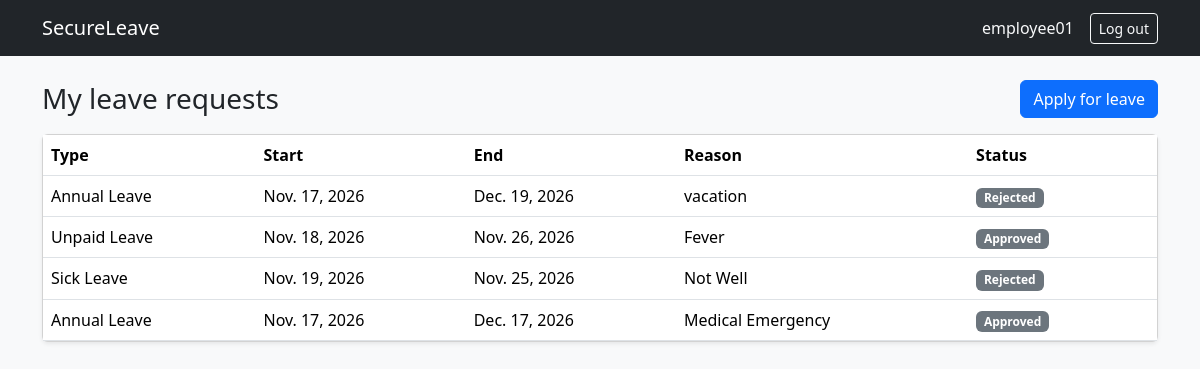
The app's page /leaves/ (signed in) with its own data.
### leaves/models.py (models this page shows, shortened)
class LeaveRequest(models.Model):
    class Status(models.TextChoices):
        PENDING = "PENDING", "Pending"
        APPROVED = "APPROVED", "Approved"
        REJECTED = "REJECTED", "Rejected"
        CANCELLED = "CANCELLED", "Cancelled"
    employee = models.ForeignKey(
        settings.AUTH_USER_MODEL,
        on_delete=models.CASCADE,
        related_name="leave_requests",
    )
    leave_type = models.ForeignKey(
        LeaveType,
        on_delete=models.PROTECT,
        related_name="leave_requests",
    )
    start_date = models.DateField()
    end_date = models.DateField()
    reason = models.TextField(max_length=500)
    status = models.CharField(
        max_length=10,
        choices=Status.choices,
        default=Status.PENDING,
    )
    created_at = models.DateTimeField(auto_now_add=True)
    class Meta:
        ordering = ["-created_at"]

class LeaveType(models.Model):
    name = models.CharField(max_length=100, unique=True)
    description = models.TextField(blank=True)
    class Meta:
        ordering = ["name"]
    def __str__(self):
        return self.name

### leaves/views.py (the view)
# urls.py: path("leaves/", views.my_leave_list, name="my_leave_list"),
@login_required
def my_leave_list(request):
    leaves = LeaveRequest.objects.filter(employee=request.user)
    return render(request, "leaves/my_leave_list.html", {"leaves": leaves})

### leaves/templates/leaves/my_leave_list.html (shortened to what this page needs)
{% extends "base.html" %}
{% block content %}
<div class="d-flex justify-content-between align-items-center mb-3">
  <h1 class="h3 mb-0">My leave requests</h1>
  <a href="{% url 'leave_create' %}" class="btn btn-primary">Apply for leave</a>
</div>
<div class="card shadow-sm">
  <table class="table mb-0 align-middle">
    <thead>
      <tr>
        <th>Type</th><th>Start</th><th>End</th><th>Reason</th><th>Status</th><th></th>
      </tr>
    </thead>
    <tbody>
      {% for leave in leaves %}
      <tr>
        <td>{{ leave.leave_type }}</td>
        <td>{{ leave.start_date }}</td>
        <td>{{ leave.end_date }}</td>
        <td>{{ leave.reason|truncatechars:50 }}</td>
        <td><span class="badge text-bg-secondary">{{ leave.get_status_display }}</span></td>
        <td class="text-end">
        </td>
      </tr>
      {% empty %}
      <tr><td colspan="6" class="text-center text-muted py-4">No leave requests yet.</td></tr>
      {% endfor %}
    </tbody>
  </table>
</div>
{% endblock %}

### templates/base.html (shortened to what this page needs)
<!doctype html>
<html lang="en">
<head>
  <link href="https://cdn.jsdelivr.net/npm/bootstrap@5.3.3/dist/css/bootstrap.min.css" rel="stylesheet">
</head>
<body class="bg-light">
  <nav class="navbar navbar-dark bg-dark mb-4">
    <div class="container">
      <a class="navbar-brand" href="{% url 'my_leave_list' %}">SecureLeave</a>
      {% if user.is_authenticated %}
      <form method="post" action="{% url 'logout' %}" class="d-flex align-items-center gap-3 mb-0">
        <span class="text-light">{{ user.username }}</span>
        <button type="submit" class="btn btn-outline-light btn-sm">Log out</button>
      </form>
      {% endif %}
    </div>
  </nav>
  <main class="container">
    {% block content %}{% endblock %}
  </main>
</body>
</html>

### records on screen
LeaveRequest: leave_type "Annual Leave", start_date "Nov. 17, 2026", end_date "Dec. 19, 2026", reason "vacation", status "Rejected"
LeaveRequest: leave_type "Unpaid Leave", start_date "Nov. 18, 2026", end_date "Nov. 26, 2026", reason "Fever", status "Approved"
LeaveRequest: leave_type "Sick Leave", start_date "Nov. 19, 2026", end_date "Nov. 25, 2026", reason "Not Well", status "Rejected"
LeaveRequest: leave_type "Annual Leave", start_date "Nov. 17, 2026", end_date "Dec. 17, 2026", reason "Medical Emergency", status "Approved"

### other values on screen
{{ user.username }} "employee01"
